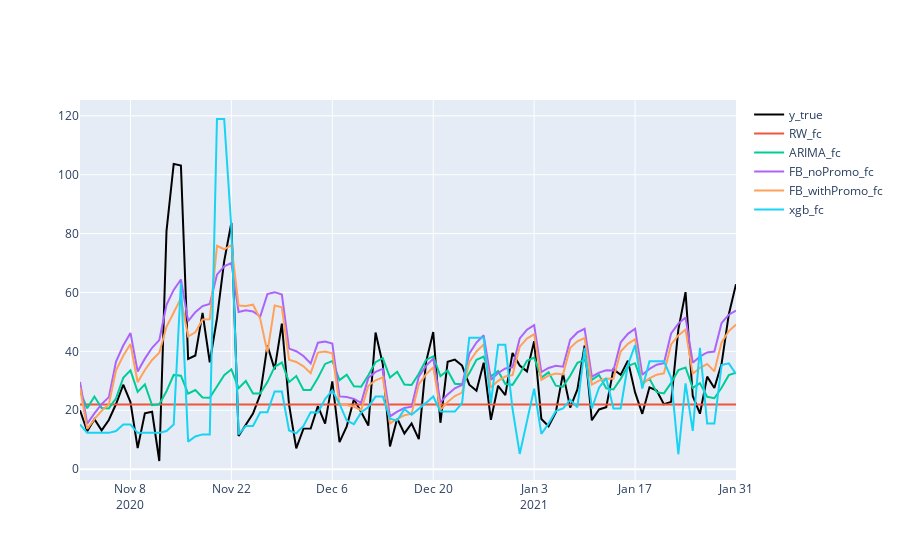

This figure's notebook cell:
### Code cell
# plot forecasts & true values

# store index
idx = df_test.index[0]
# idx = '307248'

true = df_test.loc[idx, :]
fc = res_fc.loc[idx, :]

fig = go.Figure()
# true data
fig.add_trace(
    go.Scatter(
        x=true.index,
        y=true,
        mode='lines', name='y_true', line=dict(color='black')
    ))
# forecast
for i in range(0, fc.shape[0]):
    fig.add_trace(
        go.Scatter(
            x=true.index,
            y=fc.iloc[i].values,
            mode='lines', name=res_fc.columns[i]),
    )
fig.show()
